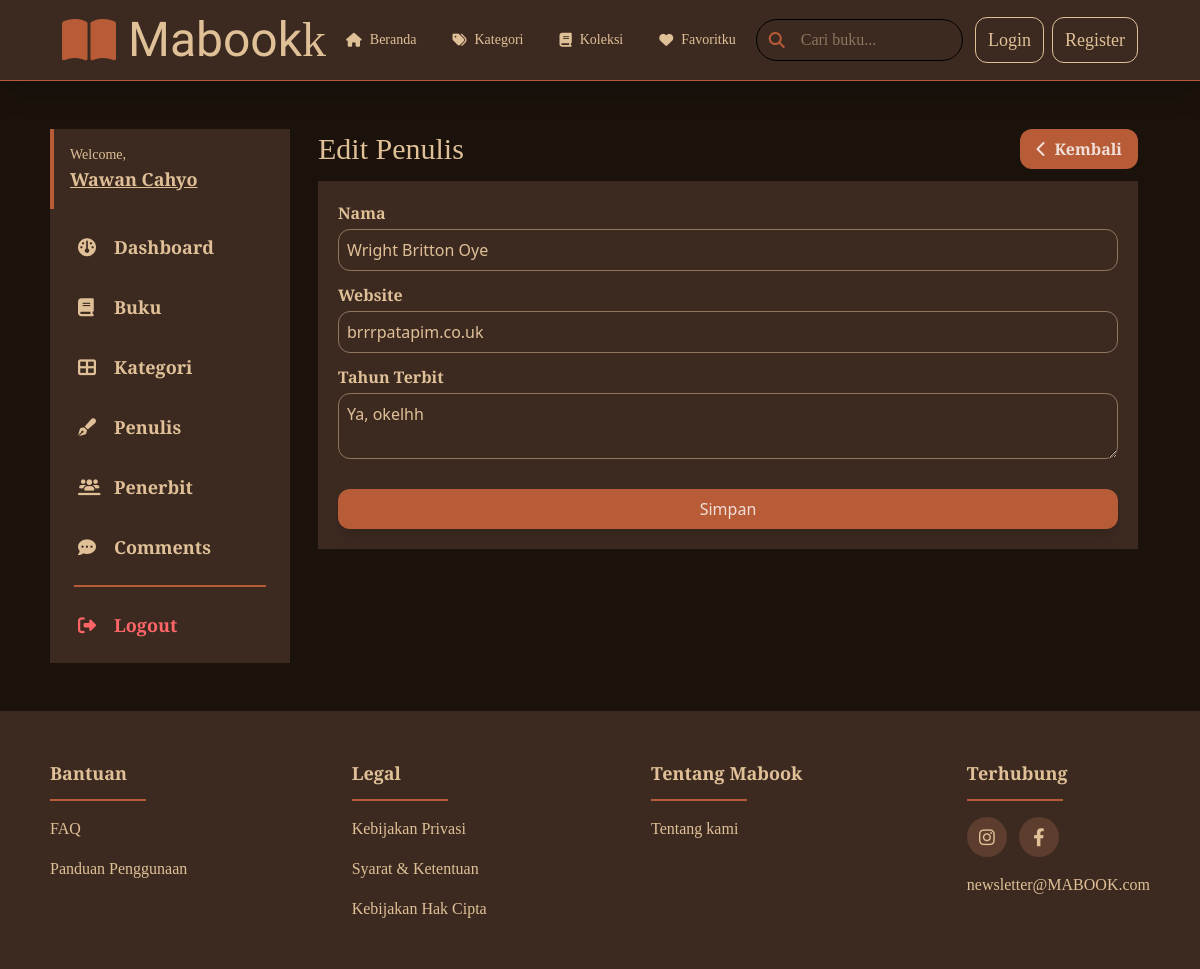
The app's page /admin/author-update.php?id=7 with its own data.
### tables this page shows
CREATE TABLE `authors` (
  `id` bigint UNSIGNED NOT NULL,
  `name` varchar(255) NOT NULL,
  `website` varchar(255) NOT NULL,
  `description` mediumtext NOT NULL,
  `created_at` datetime NOT NULL
);

### config/config.php (called while the page is built, shortened)
<?php
$old = $_SESSION['old'] ?? null;

### functions/authors.php (called while the page is built, shortened)
<?php
require_once __DIR__ . '/../config/db.php';
function getAuthor(int $id): ?array
{
    global $conn;
    $stmt = $conn->prepare('SELECT * FROM authors WHERE id = ?');
    $stmt->bind_param('i', $id);
    $stmt->execute();
    $result = $stmt->get_result();
    return $result->fetch_assoc() ?: null;
}

### admin/author-update.php (the view, shortened to what this page needs)
<?php require_once(__DIR__ . '/../config/config.php') ?>
<?php require_once(__DIR__ . '/../functions/authors.php') ?>
<?php
$id = $_GET['id'];
$author = getAuthor($id);
?>
<!DOCTYPE html>
<html lang="en">
<head>
    <link rel="stylesheet" href="https://cdnjs.cloudflare.com/ajax/libs/font-awesome/6.4.0/css/all.min.css">
    <link rel="stylesheet" href="/css/output.css">
    <link rel="stylesheet" href="/mabook/src/output.css">
</head>
<body class="bg-[url('https://www.transparenttextures.com/patterns/black-paper.png')] bg-[#1A120B]">
    <?php require_once(__DIR__ . '/../include/header.php') ?>
    <div class="w-11/12 max-w-[1200px] mx-auto mt-12 flex items-start gap-4 relative">
        <?php require_once(__DIR__ . '/../include/admin-sidebar.php') ?>
        <div class="w-full px-3">
            <div>
                <div class="font-crimson text-mabook-light flex justify-between items-center">
                    <div class="text-3xl">Edit Penulis</div>
                    <a href="authors.php" class="bg-mabook-midtone text-white/80 py-2 px-4 rounded-xl duration-200 hover:-translate-y-0.5 active:translate-y-1">
                        <div class="flex gap-2 items-center font-semibold">
                            <i class="fas fa-chevron-left"></i>
                            Kembali
                        </div>
                    </a>
                </div>
                <div class="bg-mabook-primary w-full p-5 mt-3">
                    <form action="#" method="POST">
                        <div class="mb-3">
                            <label for="name" class="mabook-label">Nama</label>
                            <input type="text" id="name" name="name" value="<?= $old['name'] ?? $author['name'] ?>" class="mabook-form-control" placeholder="Tuliskan nama penulis...">
                        </div>
                        <div class="mb-3">
                            <label for="website" class="mabook-label">Website</label>
                            <input type="text" id="website" name="website" value="<?= $old['website'] ?? $author['website'] ?>" class="mabook-form-control" placeholder="Tuliskan alamat website penulis...">
                        </div>
                        <div class="mb-3">
                            <label for="description" class="mabook-label">Tahun Terbit</label>
                            <textarea name="description" id="description" placeholder="Tuliskan deskripsi tentang penulis..." class="mabook-form-control"><?= $old['description'] ?? $author['description'] ?></textarea>
                        </div>
                        <button class="mabook-btn-primary mt-3">Simpan</button>
                    </form>
                </div>
            </div>
        </div>
    </div>
    <?php require_once(__DIR__ . '/../include/footer.php') ?>
</body>
</html>

### records on screen
authors: name "Wright Britton Oye", website "brrrpatapim.co.uk", description "Ya, okelhh"

### other values on screen
$menu['label'] "Beranda"
$menu['label'] "Kategori"
$menu['label'] "Koleksi"
$menu['label'] "Favoritku"
